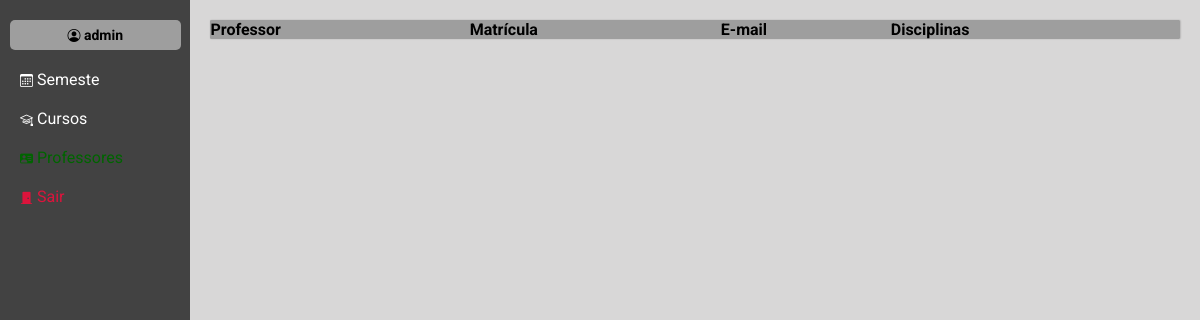
The app's page /professores/ (signed in), older data.
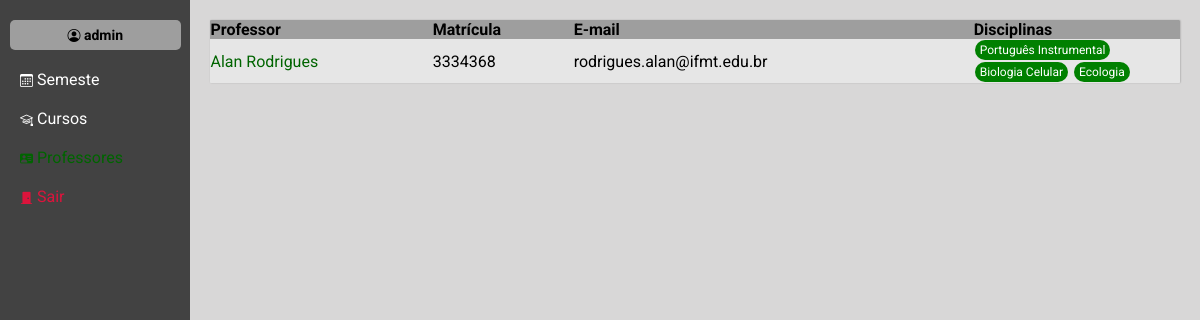
The same page, newer data.
### core/models.py (models this page shows, shortened)
class Professor(models.Model):
    NIVELGRADUACAO = [
        ('Graduação', 'Graduação'),
        ('Mestrado', 'Mestrado'),
        ('Doutorado', 'Doutorado'),
    ]
    professor = models.OneToOneField(User, verbose_name='professor', on_delete=models.CASCADE)
    disciplinas = models.ManyToManyField(Disciplina, verbose_name='disciplinas')
    tempo_exercicio = models.DateField(blank=True, null=True)
    nivel_graduacao = models.CharField(max_length=50, choices=NIVELGRADUACAO, default='Graduação', blank=True, null=True)
    area = models.CharField(max_length=16, blank=True, null=True)

class Disciplina(models.Model):
    diciplina = models.CharField(max_length=50)
    curso = models.ForeignKey(Curso, verbose_name='curso', on_delete=models.CASCADE, null=True ,blank=True)
    periodo = models.IntegerField(blank=True, null=True)
    impar_par = models.CharField(max_length=6, blank=True)
    def __str__(self) -> str:
        return self.diciplina

### core/views.py (the view)
# urls.py: path('professores/', views.professores, name='professores'),
@login_required(login_url="/login")
def professores(request):
    if request.method == 'POST':
        print(request.POST.get('macula'))
    professor = Professor.objects.all()
    context = {
        'professor':professor,
        'form': SemestreForm()
    }
    return render(request, 'professores.html', context)

### core/templates/professores.html (shortened to what this page needs)
{% extends "base.html" %}
{% block conteudo %}
<table>
    <thead>
        <tr>
            <th>Professor</th>
            <th>Matrícula</th>
            <th>E-mail</th>
            <th>Disciplinas</th>
        </tr>
    </thead>
    <tbody>
       {% for i in professor %}
       <tr>
            <td>
                <a href="#">{{i.professor.first_name}} {{i.professor.last_name}}</a>
            </td>
            <td>
                {{i.professor}}
            </td>
            <td>
                {{i.professor.email}}
            </td>
            <td class="table-professor-coluna-disciplinas">
                {% for d in i.disciplinas.all %}
                <span class="disciplinas-celula">{{d}}</span>
                {% endfor %}
            </td>
       </tr>
       {% endfor %}
    </tbody>
</table>
{% endblock conteudo %}

Row changes from the older to the newer data that the page shows:
added Professor: professor.first_name "Alan", professor.last_name "Rodrigues", professor "3334368", professor.email "rodrigues.alan@ifmt.edu.br"
now on this page (row unchanged): Disciplina: diciplina "Português Instrumental"
now on this page (row unchanged): Disciplina: diciplina "Biologia Celular"
now on this page (row unchanged): Disciplina: diciplina "Ecologia"
